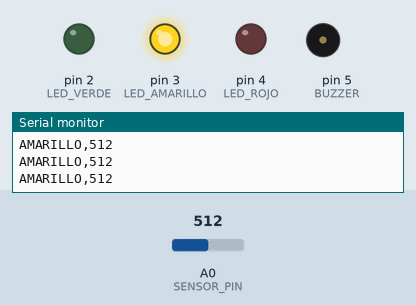
Simulated run of this sketch. Board: Arduino Nano, built with avr-gcc and run on an emulated ATmega328P. Parts: output pins drawn as LEDs (lit = HIGH), buzzer (waves = sounding), the last lines printed to the serial monitor. The inputs (shaded band) are chosen by the test bench; at power-on: A0 (SENSOR_PIN) = 512.

Above: at 1.5 s.
1.6 s: A0 (SENSOR_PIN) set to 711
3.3 s: A0 (SENSOR_PIN) set to 731
At 4.1 s:
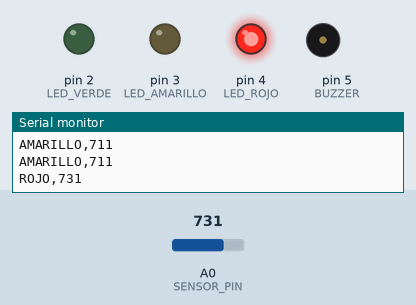
6.8 s: A0 (SENSOR_PIN) set to 350
At 8.1 s:
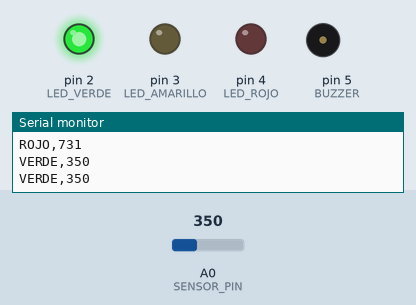
8.6 s: A0 (SENSOR_PIN) set to 377
At 9.9 s:
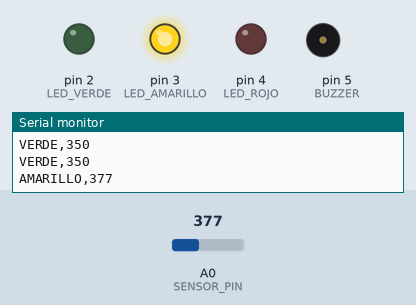
10.7 s: A0 (SENSOR_PIN) set to 306
At 11.9 s:
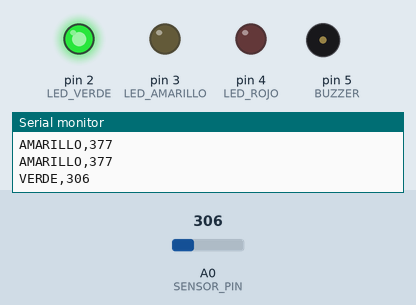
Timing chart, 0 to 13.7 s (numbered marks = the images above; inputs shaded):
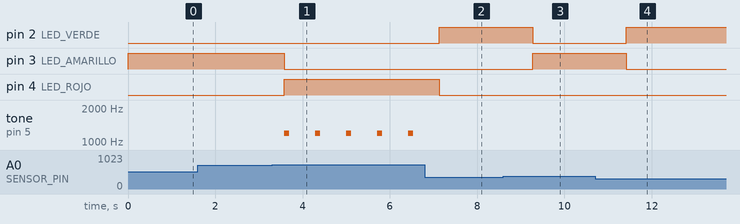

Measured:
- the behaviour switches between 719 and 720 on A0 (SENSOR_PIN) (found by bisection; images 0 and 1)
- the behaviour switches between 359 and 360 on A0 (SENSOR_PIN) (found by bisection; images 2 and 3)
- after the input at 3.3 s, pin 3 (LED_AMARILLO): HIGH → LOW after 0.28 s; pin 4 (LED_ROJO): LOW → HIGH after 0.28 s; tone on pin 5 (BUZZER): alternates 1200 Hz for 0.12 s and silent for 0.59 s, starting after 0.28 s
- after the input at 6.8 s, pin 2 (LED_VERDE): LOW → HIGH after 0.33 s; pin 4 (LED_ROJO): HIGH → LOW after 0.33 s; tone on pin 5 (BUZZER): stops changing and stays silent
- after the input at 8.6 s, pin 2 (LED_VERDE): HIGH → LOW after 0.67 s; pin 3 (LED_AMARILLO): LOW → HIGH after 0.67 s
- after the input at 10.7 s, pin 2 (LED_VERDE): LOW → HIGH after 0.71 s; pin 3 (LED_AMARILLO): HIGH → LOW after 0.71 s

The sketch:

ruido_stop_nano_hc05.ino
```cpp
#include <SoftwareSerial.h>

// Arduino Nano + HC-05
// HC-05 TXD -> D10
// HC-05 RXD -> D11 (usar divisor de voltaje recomendado)
SoftwareSerial bluetooth(10, 11); // RX, TX

const int SENSOR_PIN = A0;
const int LED_VERDE = 2;
const int LED_AMARILLO = 3;
const int LED_ROJO = 4;
const int BUZZER = 5;

const int UMBRAL_MEDIO = 360;
const int UMBRAL_ALTO = 720;

void setup() {
  pinMode(LED_VERDE, OUTPUT);
  pinMode(LED_AMARILLO, OUTPUT);
  pinMode(LED_ROJO, OUTPUT);
  pinMode(BUZZER, OUTPUT);

  Serial.begin(9600);
  bluetooth.begin(9600);
}

void loop() {
  int valor = analogRead(SENSOR_PIN);
  String estado;

  if (valor >= UMBRAL_ALTO) {
    estado = "ROJO";
    digitalWrite(LED_VERDE, LOW);
    digitalWrite(LED_AMARILLO, LOW);
    digitalWrite(LED_ROJO, HIGH);
    tone(BUZZER, 1200, 120);
  } else if (valor >= UMBRAL_MEDIO) {
    estado = "AMARILLO";
    digitalWrite(LED_VERDE, LOW);
    digitalWrite(LED_AMARILLO, HIGH);
    digitalWrite(LED_ROJO, LOW);
    noTone(BUZZER);
  } else {
    estado = "VERDE";
    digitalWrite(LED_VERDE, HIGH);
    digitalWrite(LED_AMARILLO, LOW);
    digitalWrite(LED_ROJO, LOW);
    noTone(BUZZER);
  }

  String mensaje = estado + "," + String(valor);
  Serial.println(mensaje);
  bluetooth.println(mensaje);
  delay(700);
}
```
